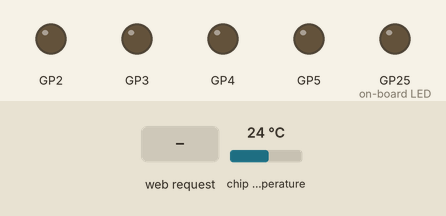
Simulated run of this program. Board: Raspberry Pi Pico running MicroPython. On the bench: output pins drawn as LEDs (lit = HIGH). The test bench sets the inputs (shaded band); at power-on: chip temperature 24 °C. WiFi joins after 1.5 s; what the program prints to the serial console is not drawn.

Above: at 3.2 s.
3.3 s: HTTP request GET /lighton? received
At 4.3 s:
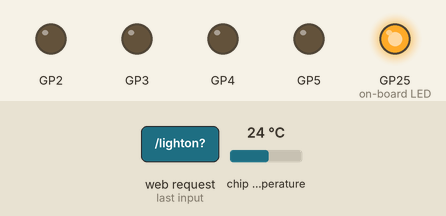
4.8 s: HTTP request GET /motor_on? received
At 5.5 s:
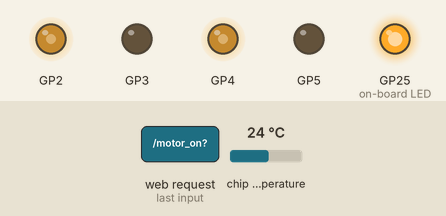
6.3 s: HTTP request GET /lightoff? received
At 6.6 s:
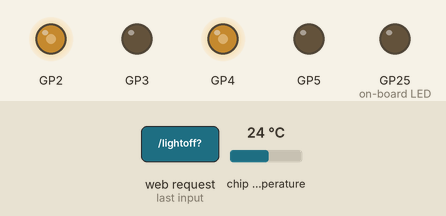
Timing chart, 0 to 9.3 s (numbered marks = the images above; inputs shaded):
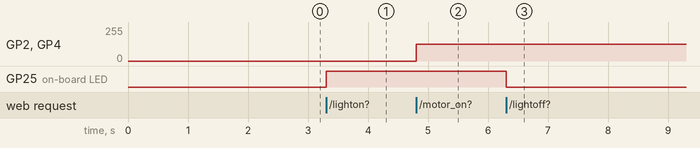

Measured:
- after the input at 3.3 s, GP25 (on-board LED): LOW → HIGH at once
- after the input at 4.8 s, GP2, GP4: 0/255 → 127/255 at once
- after the input at 6.3 s, GP25 (on-board LED): HIGH → LOW at once

The program:

main.py
```python
# Code adapted from the awesome getting started guide by Raspberry Pi
# https://projects.raspberrypi.org/en/projects/get-started-pico-w/0
# The program serves a webpage which enables simple monitoring and controlling
# via WiFi within the local network.
#
# This is a proof of concept on motor control using the Pico W + Maker Drive.
# Maker Drive provides 5V output which powers up the Pico W via its VSYS pin.


import network
import socket
from time import sleep
from picozero import pico_temp_sensor, pico_led
import machine


# Motor control library obtained from
# https://github.com/CytronTechnologies/MAKER-PI-PICO/tree/main/Example%20Code/MicroPython/Motor%20Driver
from motor_driver import *


# Pico W GPIO2,3,4,5 are connected to Maker Drive M1A,M1B,M2A,M2B.
# Swap the pins depending on your applications.
motor = motor_driver(2,3,4,5)


ssid = 'YOUR_SSID'
password = 'YOUR_PASSWORD'


def connect():
    #Connect to WLAN
    wlan = network.WLAN(network.STA_IF)
    wlan.active(True)
    wlan.connect(ssid, password)
    while wlan.isconnected() == False:
        print('Waiting for connection...')
        sleep(1)
    ip = wlan.ifconfig()[0]
    print(f'Connected on {ip}')
    return ip


def open_socket(ip):
    # Open a socket
    address = (ip, 80)
    connection = socket.socket()
    connection.bind(address)
    connection.listen(1)
    return connection


def webpage(temperature, state):
    #Template HTML
    html = f"""
            <!DOCTYPE html>
            <html>
            <form action="./lighton">
            <input type="submit" value="Light on" />
            </form>
            <form action="./lightoff">
            <input type="submit" value="Light off" />
            </form>
            <p>LED is {state}</p>
            <p>Temperature is {temperature}</p>
            <form action="./motor_on">
            <input type="submit" value="Motor on" />
            </form>
            <form action="./motor_off">
            <input type="submit" value="Motor off" />
            </form>
            </body>
            </html>
            """
    return str(html)


def serve(connection):
    #Start a web server
    state = 'OFF'
    pico_led.off()
    temperature = 0
    while True:
        client = connection.accept()[0]
        request = client.recv(1024)
        request = str(request)
        try:
            request = request.split()[1]
        except IndexError:
            pass
        if request == '/lighton?':
            pico_led.on()
            state = 'ON'
        elif request =='/lightoff?':
            pico_led.off()
            state = 'OFF'
        elif request =='/motor_on?':
            motor.speed(50,50)
        elif request =='/motor_off?':
            motor.brake()
        temperature = pico_temp_sensor.temp
        html = webpage(temperature, state)
        client.send(html)
        client.close()


try:
    ip = connect()
    connection = open_socket(ip)
    serve(connection)
except KeyboardInterrupt:
    machine.reset()
```

motor_driver.py
```python
import machine
import utime

class motor_driver():
    def __init__(self,M1A,M1B,M2A,M2B):

        self.M1A = machine.PWM(machine.Pin(M1A))
        self.M1B = machine.PWM(machine.Pin(M1B))
        self.M2A = machine.PWM(machine.Pin(M2A))
        self.M2B = machine.PWM(machine.Pin(M2B))

    # Will return a integer
    def convert(self,x, in_min, in_max, out_min, out_max):
        return (x - in_min) * (out_max - out_min) // (in_max - in_min) + out_min

    def speed(self,speedLeft, speedRight):
        speedLeft = self.convert(speedLeft,0,100,0,65534)
        speedRight = self.convert(speedRight,0,100,0,65534)
        if speedLeft > 0:
            self.M1A.duty_u16(speedLeft)
            self.M1B.duty_u16(0)
        else:
            self.M1A.duty_u16(0)
            self.M1B.duty_u16(abs(speedLeft))

        if speedRight > 0:
            self.M2A.duty_u16(speedRight)
            self.M2B.duty_u16(0)
        else:
            self.M2A.duty_u16(0)
            self.M2B.duty_u16(abs(speedRight))

    def brake(self):
        self.speed(0,0)
        
```
